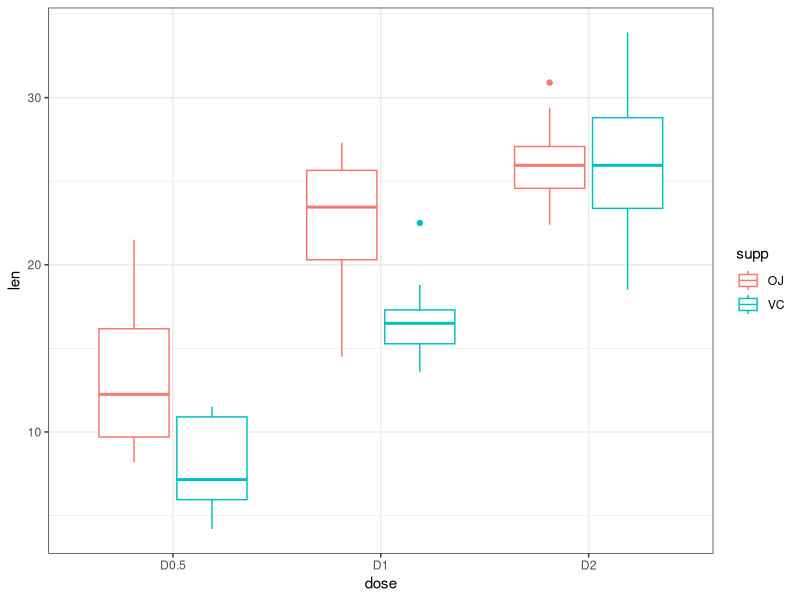
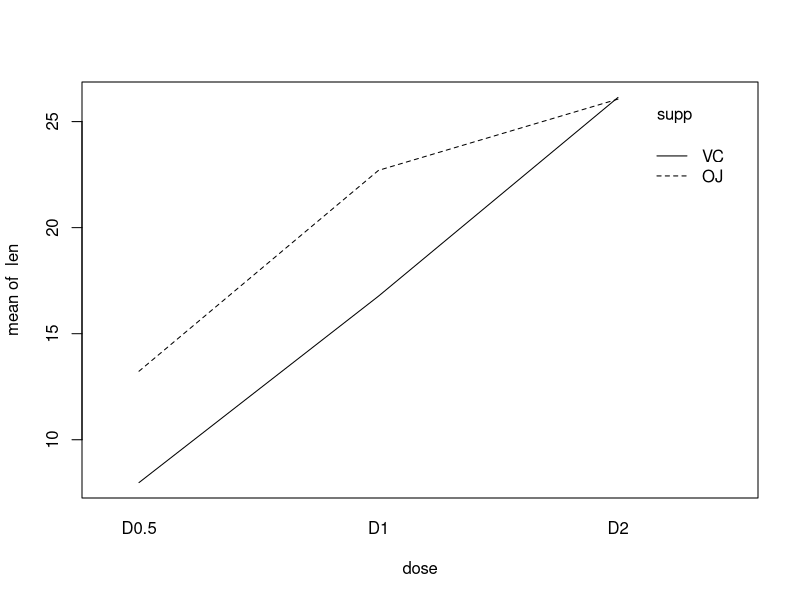
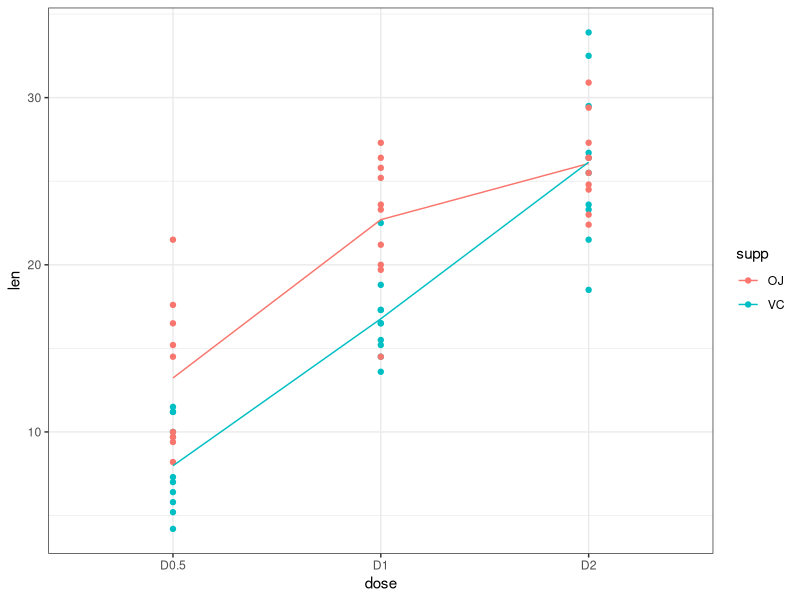
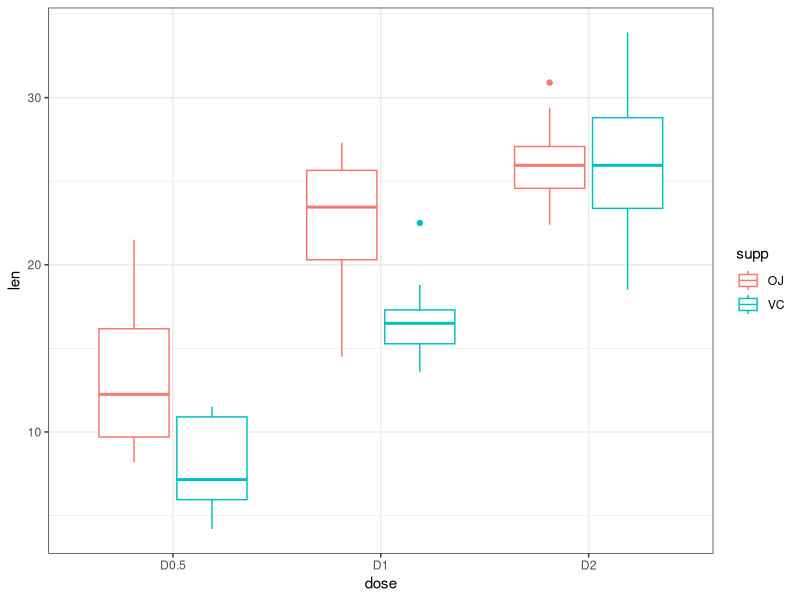
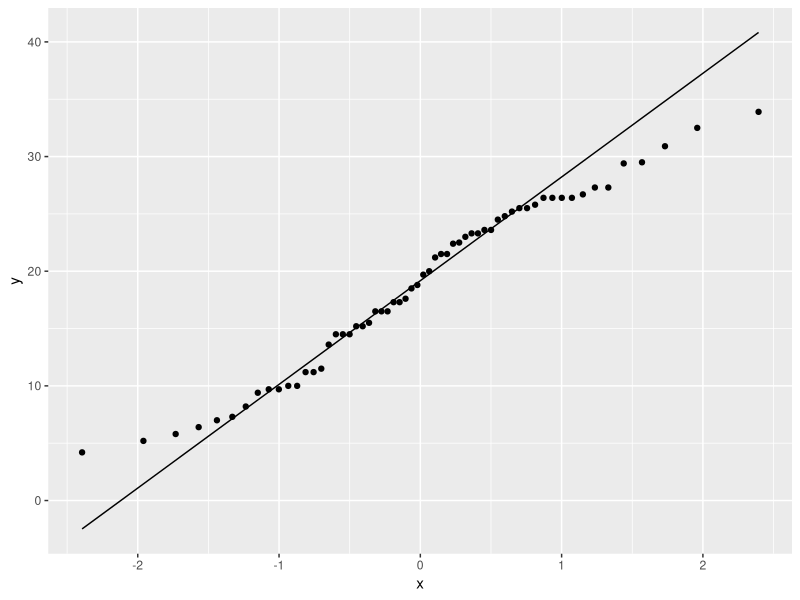
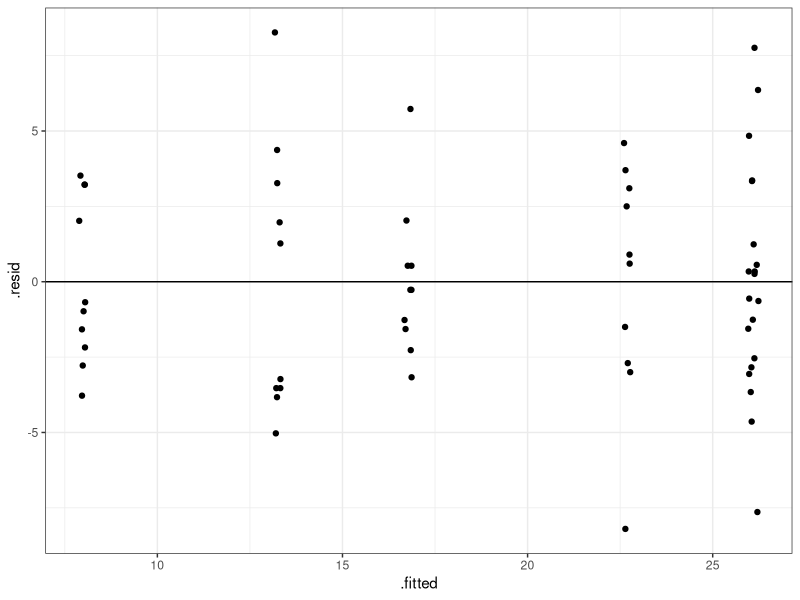
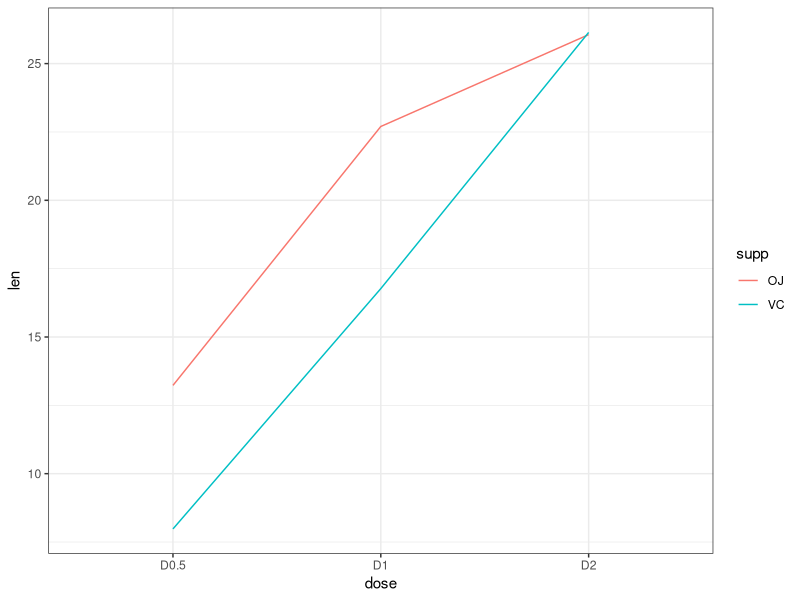
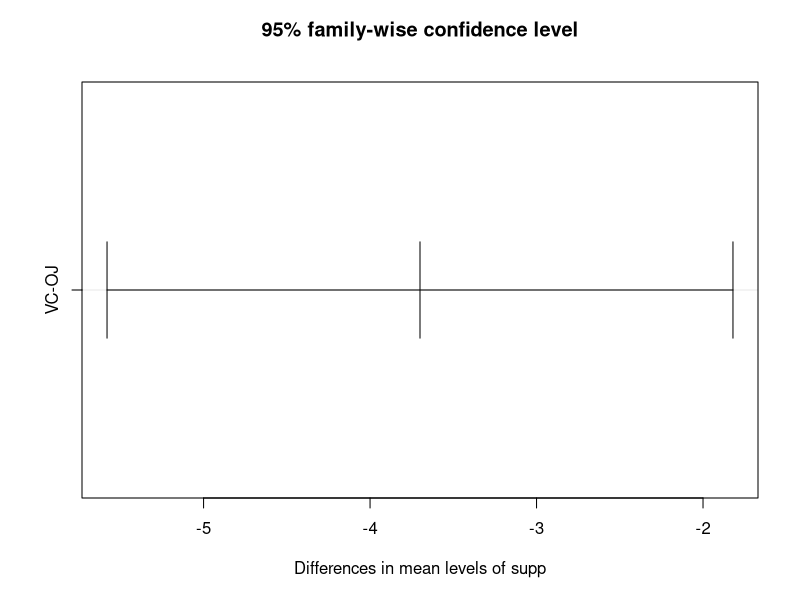

These figures' R source, in order:
## ---- chunk 1
knitr::opts_chunk$set(echo = TRUE)
library(tidyverse)
data("ToothGrowth")
## ---- chunk 2
names(ToothGrowth)
dim(ToothGrowth)
head(ToothGrowth)
distinct(ToothGrowth, supp)
distinct(ToothGrowth, dose)
distinct(ToothGrowth, supp, dose)
## ---- chunk 3
dat <- ToothGrowth %>%
  mutate(dose = factor(dose,
                       levels = c(0.5, 1, 2),
                       labels = c("D0.5", "D1", "D2")))
         
## ---- chunk 4
table(ToothGrowth$supp, ToothGrowth$dose)
## ---- chunk 5
ggplot(dat,
       aes(x = dose,
           y = len,
           color = supp)) +
  geom_boxplot() +
  theme_bw()
## ---- chunk 6
with(data = dat, 
     interaction.plot(dose, supp, len))
## ---- chunk 7
ggplot(dat, 
       aes(x = dose,
           y = len,
           color = supp,
           group = supp)) +
  geom_point() +
  stat_summary(fun = mean,
               geom = "line") +
  theme_bw()

## ---- chunk 8
ggplot(dat,
       aes(x = dose,
           y = len,
           color = supp)) +
  geom_boxplot() +
  theme_bw()
## ---- chunk 9
ggplot(dat,
       aes(sample = len)) +
  stat_qq()+
  stat_qq_line()
## ---- chunk 10
tooth_lm <- lm(len ~ supp * dose, data = dat)
tooth_lm
## ---- chunk 11
ggplot(tooth_lm,
       aes(x = .fitted, y = .resid)) +
    geom_point(
      position = position_jitter(
        width = 0.1,
        height = 0)) +
    geom_hline(yintercept = 0) +
  theme_bw()
## ---- chunk 12
anova(tooth_lm)
## ---- chunk 13
ggplot(dat, 
       aes(x = dose,
           y = len,
           color = supp,
           group = supp)) +
  stat_summary(fun = mean,
               geom = "line") +
  theme_bw()
## ---- chunk 14
summary(tooth_lm)
## ---- chunk 15
# ANOVA of our lm model
tooth_aov <- aov(tooth_lm)

# Tukey's test on the plant_aov object
tooth_tukey <- TukeyHSD(tooth_aov)
# print out results
tooth_tukey
## ---- chunk 16
plot(tooth_tukey)
